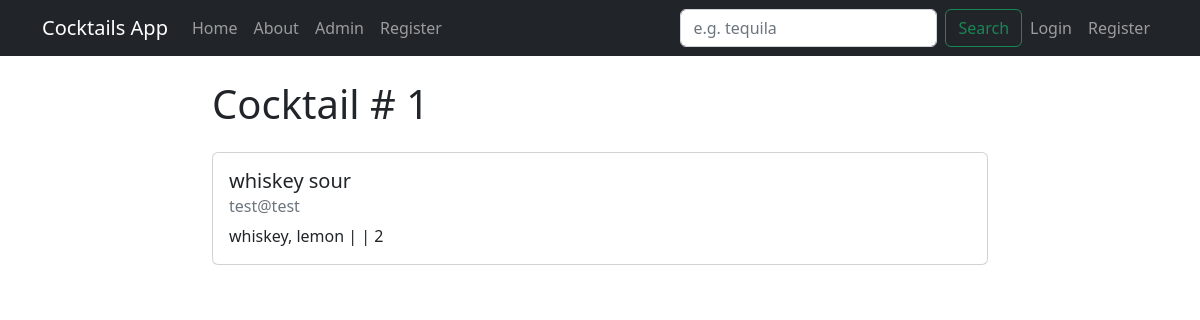
The page /cocktail/1 on the database its author committed.
### cocktails/models.py (models this page shows, shortened)
class Cocktail(models.Model):
  name = models.CharField(max_length=100)
  notes = models.TextField(blank=True)
  ingredients = models.TextField()
  author = models.ForeignKey(User, on_delete=models.CASCADE)
  alcohol_content = models.TextField()

### cocktails/views.py (the view)
# urls.py: path('cocktail/<int:pk>', views.CocktailDetailView.as_view(), name="cocktails-detail"),
class CocktailDetailView(DetailView):
  model = models.Cocktail

### cocktails/templates/cocktails/cocktail_detail.html (shortened to what this page needs)
{% extends "cocktails/base.html" %}
{% block content %}
<h1>Cocktail # {{object.id}}</h1>
<div class="card my-4">
  <div class="card-body">
    <h5 class="card-title">{{ object.name }}</h5>
    <h6 class="card-subtitle mb-2 text-muted">{{ object.author }}</h6>
    <p class="card-text"> {{cocktail.ingredients}} | {{cocktail.notes}} | {{cocktail.alcohol_content}} </p>
  </div>
</div>
{% endblock content %}

### rows shown on the page
Cocktail: id "1", name "whiskey sour", author "test@test", ingredients "whiskey, lemon", alcohol_content "2"
